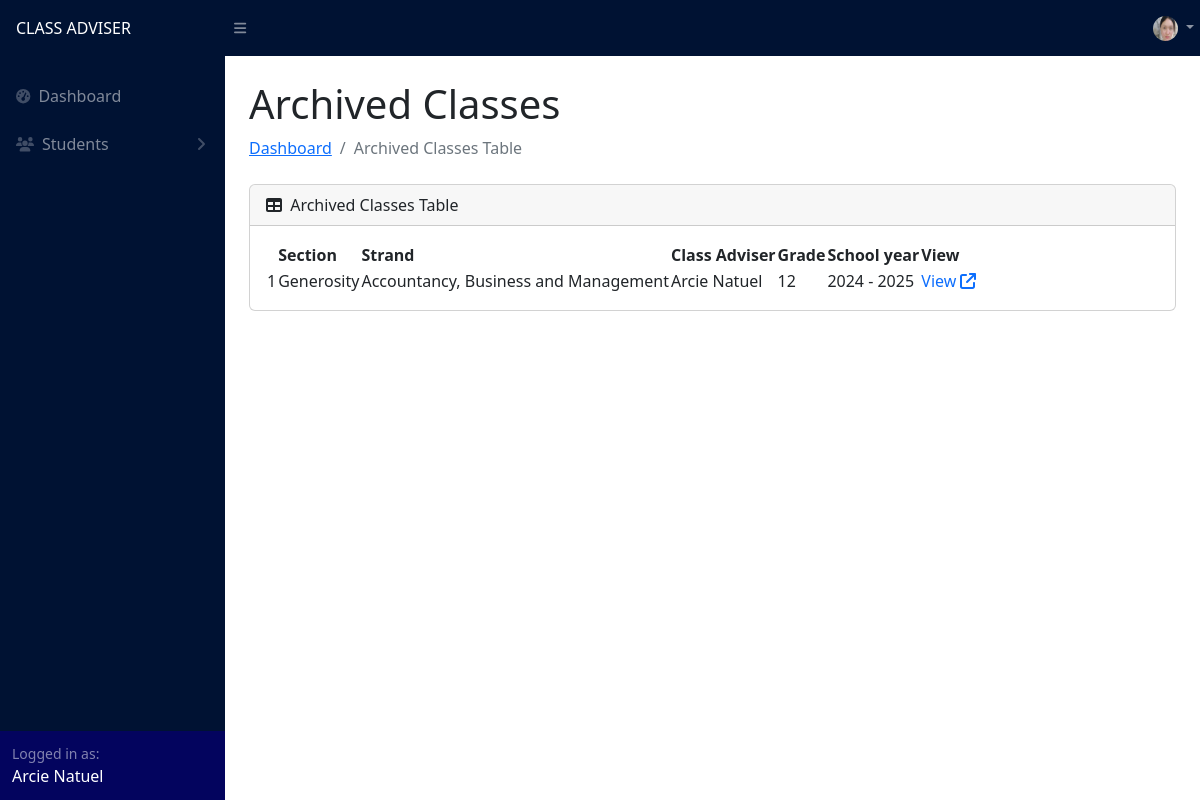
Before: /adviser/archived_classes.php (signed in) with the older database file.
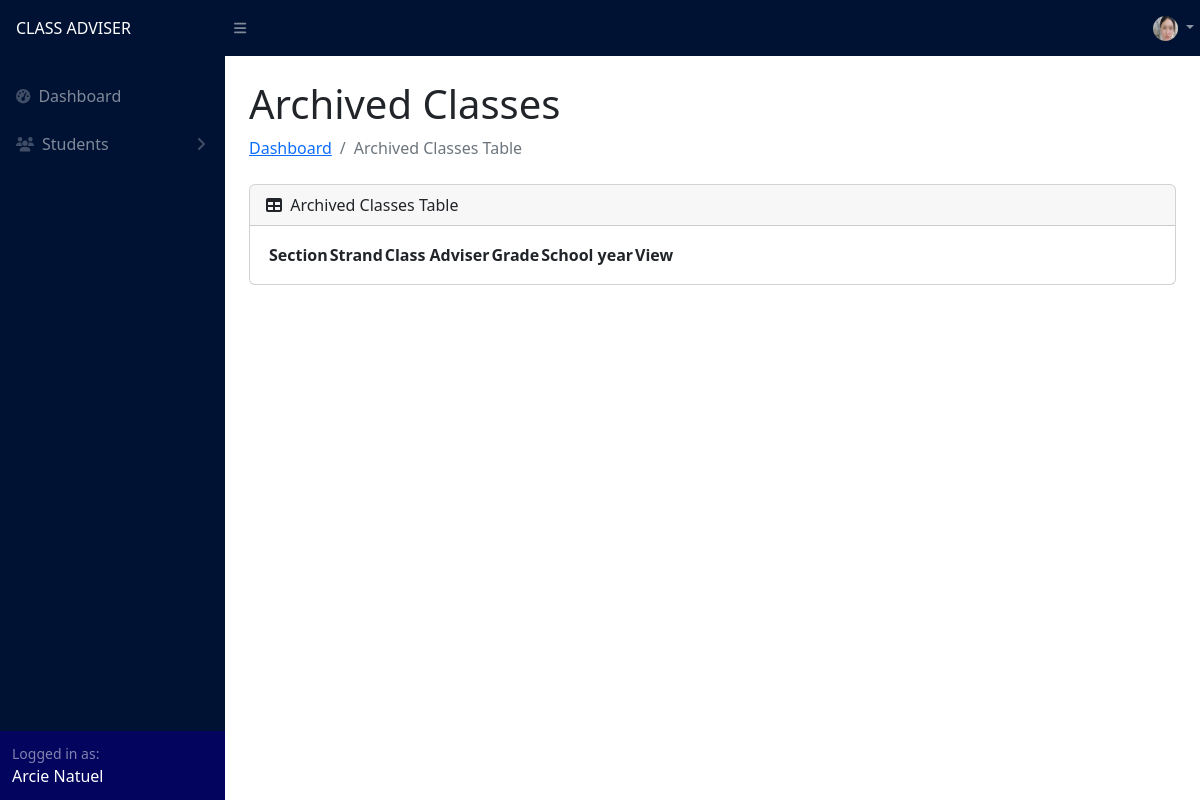
After: the same page with the newer database file.
### tables this page shows
CREATE TABLE `section` (
  `id` int(11) NOT NULL,
  `name` varchar(255) NOT NULL,
  `track` varchar(255) NOT NULL,
  `strand` varchar(255) NOT NULL,
  `grade` int(255) NOT NULL,
  `adviser_id` int(11) NOT NULL,
  `adviser` varchar(255) NOT NULL,
  `school_year_id` int(11) NOT NULL,
  `school_year` varchar(255) NOT NULL,
  `is_archived` tinyint(4) NOT NULL
);

### adviser/archived_classes.php (the view, shortened to what this page needs)
<?php
include("../config.php");
?>
<!DOCTYPE html>
<html lang="en">
<head>
    <link href="https://cdn.jsdelivr.net/npm/simple-datatables@7.1.2/dist/style.min.css" rel="stylesheet" />
    <link href="../css/styles.css" rel="stylesheet" />
</head>
<body class="sb-nav-fixed">
    <?php include("navigation.php") ?>
    <div id="layoutSidenav_content">
        <main>
            <div class="container-fluid px-4">
                <div class="d-flex justify-content-between align-items-center mt-0">
                    <div>
                        <h1 class="mt-4">Archived Classes</h1>
                        <ol class="breadcrumb mb-4">
                            <li class="breadcrumb-item"><a href="dashboard.php">Dashboard</a></li>
                            <li class="breadcrumb-item active">Archived Classes Table</li>
                        </ol>
                    </div>
                </div>
                <div class="card mb-4">
                    <div class="card-header">
                        <i class="fas fa-table me-1"></i>
                        Archived Classes Table
                    </div>
                    <div class="card-body">
                        <table id="datatablesSimple">
                            <thead>
                                <tr>
                                    <th></th>
                                    <th>Section</th>
                                    <th>Strand</th>
                                    <th>Class Adviser</th>
                                    <th>Grade</th>
                                    <th>School year</th>
                                    <th>View</th>
                                </tr>
                            </thead>
                            <tbody>
                                <?php
                                $id = $_SESSION['id'];
                                $archivedSection = "SELECT * FROM `section` WHERE is_archived = 1 AND adviser_id = '$id'";
                                $archivedSectionResult = $conn->query($archivedSection);
                                $archivedSectionCount = 1;
                                while ($archivedSectionRow = $archivedSectionResult->fetch_assoc()) :
                                ?>
                                    <tr>
                                        <td><?php echo $archivedSectionCount ?></td>
                                        <td><?php echo $archivedSectionRow["name"] ?></td>
                                        <td><?php echo $archivedSectionRow["strand"] ?></td>
                                        <td><?php echo $archivedSectionRow["adviser"] ?></td>
                                        <td><?php echo $archivedSectionRow["grade"] ?></td>
                                        <td><?php echo $archivedSectionRow["school_year"] ?></td>
                                        <td>
                                            <a href="archived_student.php?archived_student_id=<?php echo $archivedSectionRow['id'] ?>" style="border: none; background: transparent; text-decoration: none;">
                                                View
                                                <i class="fa-solid fa-arrow-up-right-from-square"></i>
                                            </a>
                                        </td>
                                    </tr>
                                <?php
                                    $archivedSectionCount++;
                                endwhile;
                                ?>
                            </tbody>
                        </table>
                    </div>
                </div>
            </div>
        </main>
    </div>
    </div>
</body>
</html>

Changed rows visible on the page:
removed section: name "Generosity", strand "Accountancy, Business and Management", adviser "Arcie Natuel", grade "12", school_year "2024 - 2025"
